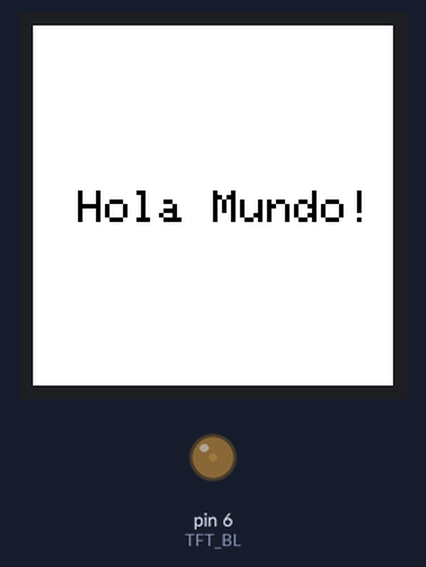
Simulated run of this sketch. Board: Arduino Uno, built with avr-gcc and run on an emulated ATmega328P. Parts: 240×240 colour display, output pins drawn as LEDs (lit = HIGH).

Above: at 0.32 s.
At 8.47 s:
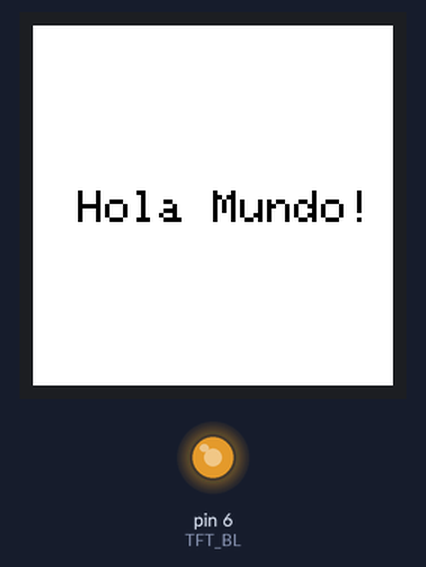
At 19.88 s:
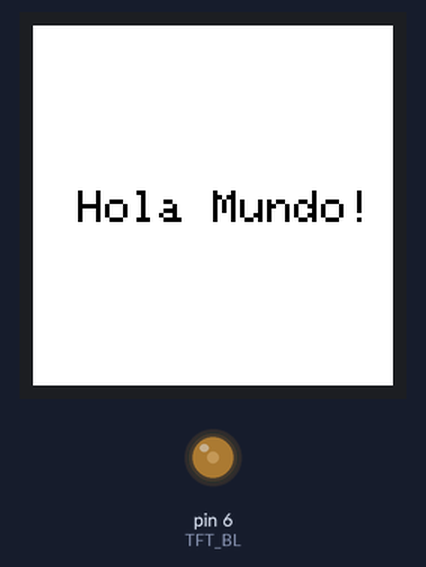
At 39.71 s:
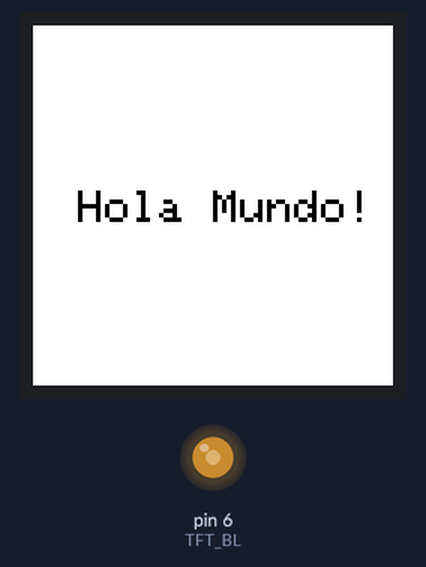
Timing chart, 0 to 40.0 s (numbered marks = the images above):
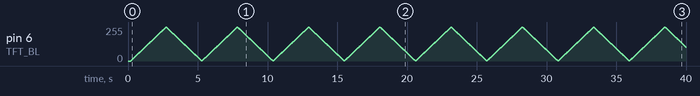

The sketch:

ControlDeIluminacion_ATmega328.ino
```cpp
/*******************************************************************************

  *  Áster Electrónica
  *  Display Circular GC9A01 240x240.
  *  Ejemplo 'Control De Iluminacion' para Tarjetas UNO, NANO y Pro Mini con ATmega328 a 16MHz.
  *  Abstract: En este ejemplo aparecerá el mensaje 'Hola Mundo' de manera fija, pero
  *  el pin D6 tendra una señal PWM para aumentar y disminuir el brillo de la pantalla.
  *  Modificado y comentado por Miguel AngelLo.
  *  Conexiones físicas:
  *  UNO/NANO/ProMini | Display Circular
  *        3.3V ó Vin -> VCC
  *               GND -> GND
  *               D13 -> SCL
  *               D11 -> SDA
  *               D7  -> RST
  *               D8  -> DC
  *               D9  -> CS
  *               D6  -> BL
  *
  * IMPORTANTE:
  * Deberás contar con la biblioteca 'Arduino_GFX_Library' instalada en tu Arduino IDE
  * puedes descargarla en el siguiente enlace
  * https://github.com/moononournation/Arduino_GFX

********************************************************************************/

#include <Arduino_GFX_Library.h>
/* Para más información sobre la declaración del display y la tarjeta de control consulta:
https://github.com/moononournation/Arduino_GFX/wiki/Dev-Device-Declaration */


/* Configuramos el tipo de Bus de Datos que usaremos, en este caso será Hardware SPI del ATmega328
https://github.com/moononournation/Arduino_GFX/wiki/Data-Bus-Class */
Arduino_DataBus *bus = new Arduino_HWSPI(8 /* DC */, 9 /* CS */);

/* Configuramos el controlador de la pantalla, en este caso es el CI GC9A01
para más información consulte:
https://github.com/moononournation/Arduino_GFX/wiki/Display-Class */
Arduino_GFX *gfx = new Arduino_GC9A01(bus, 7 /* RST */, 0 /* rotation */, true /* IPS */);


/*******************************************************************************
 * Aquí termina el bloque de configuración de nuestro Display Circular GC9A01 para ESP32 DevKit
 ******************************************************************************/

//Declaramos el D22 del DevKit para controlar la retroiluminacion del display
#define TFT_BL 6


//Declaramos la variable que almacenará el ciclo de trabajo del PWM como variable global.
int DutyCycle = 0;

void setup(void)
{
    //Inicializamos la comunicación
    gfx->begin();
    //Colocamos un fondo de color blanco
    gfx->fillScreen(WHITE);

  //Inicializamos el pin con las configuraciones para el PWM
    pinMode(TFT_BL, OUTPUT);
}

void loop()
{
    //Colocamos el cursor en la posición 10,10
    gfx->setCursor(30, 110);
    //Ajustamos el tamaño de la escala x,y a 3 sin margen de pixel
    gfx->setTextSize(3/* x scale */,3/* y scale */,0/* pixel_margin */);
    //Declaramos el siguiente texto en negro (se pueden usar colores hexadecimales)
    gfx->setTextColor(BLACK);
    //Envíamos una cadena de texto
    gfx->println("Hola Mundo!");
    //En este ciclo incrementamos gradualmente la intensidad de 0 a 255 valores
    while(DutyCycle < 255)
  {
    analogWrite(TFT_BL,DutyCycle++);
    delay(10);
  }
  //En este ciclo reducimos gradualmente la intensidad de 255 a 0 y el ciclo se repite.
  while(DutyCycle > 0)
  {
    analogWrite(TFT_BL,DutyCycle--);
    delay(10);
  }
}
```
